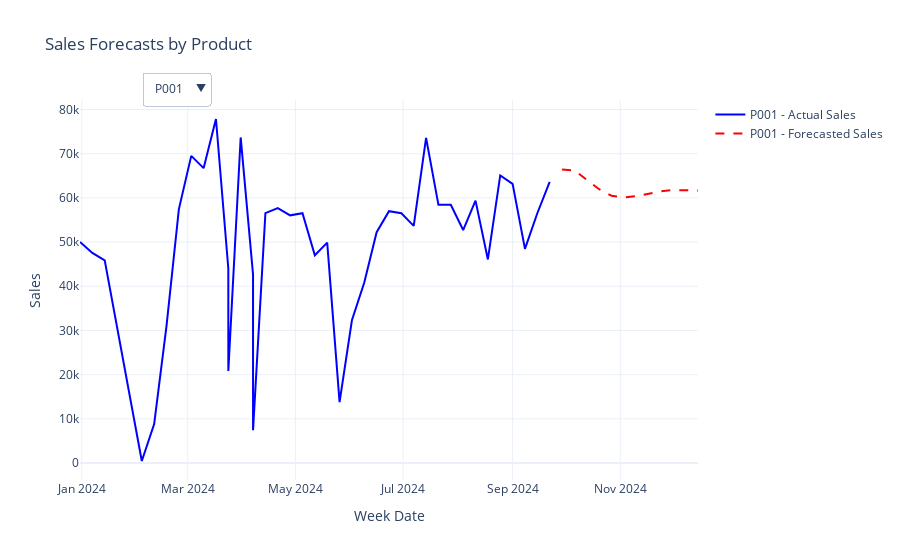

Source (notebook cell):
### Code cell
plot_forecasts(df, forecasts_df)
